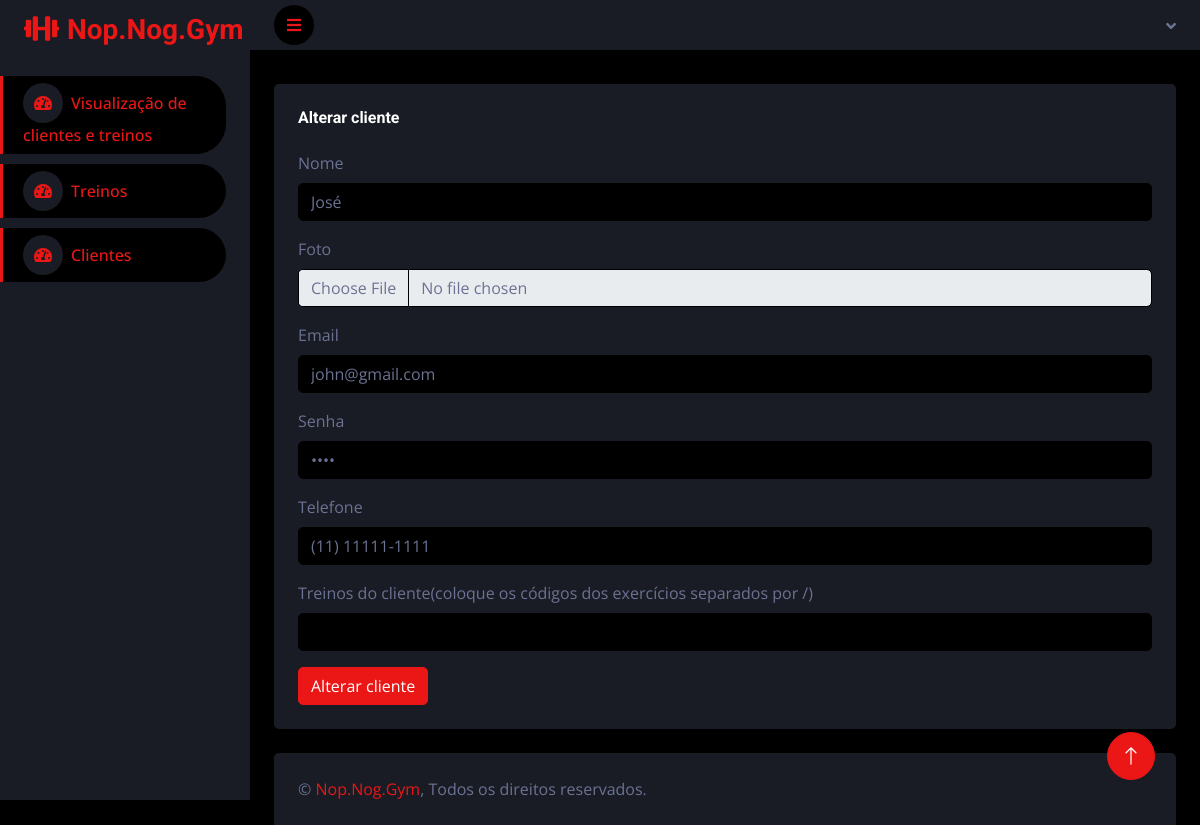
The app's page /Nop-Nog-Gym/personal/pages/alterclients.php?codusu=14 with its own data.
### tables this page shows
CREATE TABLE `tbcliente` (
  `codusu` int(11) UNSIGNED NOT NULL,
  `nome` varchar(60) NOT NULL,
  `email` varchar(120) NOT NULL,
  `senha` varchar(30) NOT NULL,
  `foto` longblob DEFAULT NULL,
  `telefone` varchar(15) NOT NULL
);

### Nop-Nog-Gym/personal/pages/alterclients.php (the view, shortened to what this page needs)
<?php
    $codusu = $_GET['codusu'];
?>
<!DOCTYPE html>
<html lang="en">
<head>
    <link href="https://cdnjs.cloudflare.com/ajax/libs/font-awesome/5.10.0/css/all.min.css" rel="stylesheet">
    <link href="https://cdn.jsdelivr.net/npm/bootstrap-icons@1.4.1/font/bootstrap-icons.css" rel="stylesheet">
    <link href="../../lib/owlcarousel/assets/owl.carousel.min.css" rel="stylesheet">
    <link href="../../lib/tempusdominus/css/tempusdominus-bootstrap-4.min.css" rel="stylesheet" />
    <link href="../../css/bootstrap.min.css" rel="stylesheet">
    <link href="../../css/style.css" rel="stylesheet">
</head>
<body>
    <div class="container-fluid position-relative d-flex p-0">
        <div class="sidebar pe-4 pb-3">
            <nav class="navbar bg-secondary navbar-dark">
                <a href="homeadm.php" class="navbar-brand mx-4 mb-3">
                    <h3 class="text-primary"><i class="fa fa-solid fa-dumbbell me-2"></i>Nop.Nog.Gym</h3>
                </a>
                <div class="navbar-nav w-100" style="margin-bottom: 10px;">
                    <a href="homeadm.php" class="nav-item nav-link active"><i class="fa fa-tachometer-alt me-2"></i>Visualização de clientes e treinos</a>
                </div>
                <div class="navbar-nav w-100">
                    <a href="trainsadmpage.php" class="nav-item nav-link active"><i class="fa fa-tachometer-alt me-2"></i>Treinos</a>
                <div class="navbar-nav w-100" style="margin-top: 10px;">
                    <a href="clientsadmpage.php" class="nav-item nav-link active"><i class="fa fa-tachometer-alt me-2"></i>Clientes</a>
                </div>
            </nav>
        </div>
        <div class="content">
            <nav class="navbar navbar-expand bg-secondary navbar-dark sticky-top px-4 py-0">
                <a href="#" class="sidebar-toggler flex-shrink-0">
                    <i class="fa fa-bars"></i>
                </a>
                <div class="navbar-nav align-items-center ms-auto">
                    <div class="nav-item dropdown">
                        <a href="#" class="nav-link dropdown-toggle" data-bs-toggle="dropdown">
                        </a>
                    </div>
                </div>
            </nav>
            <div class="container-fluid pt-4 px-4">
                <div class="bg-secondary rounded h-100 p-4" style="margin-top: 10px;">
                    <h6 class="mb-4">Alterar cliente</h6>
                    <form method="POST" action="../tests/balterclients.php?codusu=<?php echo $codusu; ?>" enctype="multipart/form-data">
                        <div class="mb-3">
                            <?php
                                include('../../bankconnection/conexaobanco.php');
                                $sql = "select * from tbcliente where codusu = $codusu";
                                $select = $conexao->query($sql);
                                $linha = $select->fetch_array(MYSQLI_ASSOC);
                            ?>
                            <label for="nome" class="form-label">Nome</label>
                            <input type="text" class="form-control" id="nome" name="nome"
                                aria-describedby="emailHelp" value="<?php echo $linha['nome']; ?>">
                        </div>
                        <div class="mb-3">
                            <label for="foto" class="form-label">Foto</label>
                            <input class="form-control" type="file" id="foto" name="foto">
                        </div>
                        <div class="mb-3">
                            <label for="email" class="form-label">Email</label>
                            <input type="email" class="form-control" id="email" name="email"
                                aria-describedby="emailHelp" value="<?php echo $linha['email']; ?>">
                        </div>
                        <div class="mb-3">
                            <label for="senha" class="form-label">Senha</label>
                            <input type="password" class="form-control" id="senha" name="senha"
                                aria-describedby="emailHelp" value="<?php echo $linha['senha']; ?>">
                        </div>
                        <div class="mb-3">
                            <label for="telefone" class="form-label">Telefone</label>
                            <input type="tel" class="form-control" id="telefone" name="telefone"
                                aria-describedby="emailHelp" value="<?php echo $linha['telefone']; ?>">
                        </div>
                        <div class="mb-3">
                            <label for="treinosc" class="form-label">Treinos do cliente(coloque os códigos dos exercícios separados por /)</label>
                            <input type="text" class="form-control" id="treinosc" name="treinosc"
                                aria-describedby="emailHelp">
                        </div>
                        <button type="submit" class="btn btn-primary">Alterar cliente</button>
                    </form>
                </div>
            </div>
            <div class="container-fluid pt-4 px-4">
                <div class="bg-secondary rounded-top p-4">
                    <div class="row">
                        <div class="col-12 col-sm-6 text-center text-sm-start">
                            &copy; <a href="#">Nop.Nog.Gym</a>, Todos os direitos reservados.
                        </div>
                    </div>
                </div>
            </div>
        </div>
        <a href="#" class="btn btn-lg btn-primary btn-lg-square back-to-top"><i class="bi bi-arrow-up"></i></a>
    </div>
</body>
</html>

### Nop-Nog-Gym/css/style.css (style rules this page uses)
:root { --primary: #EB1616; --secondary: #191C24; --light: #6C7293; --dark: #000000; }
.back-to-top { position: fixed; display: none; right: 45px; bottom: 45px; z-index: 99; }
.btn { transition: .5s; }
.btn-lg-square { width: 48px; height: 48px; }
.btn-square, .btn-sm-square, .btn-lg-square { padding: 0; display: inline-flex; align-items: center; justify-content: center; font-weight: normal; border-radius: 50px; }
.sidebar { position: fixed; top: 0; left: 0; bottom: 0; width: 250px; height: 100vh; overflow-y: auto; background: var(--secondary); transition: 0.5s; z-index: 999; }
.content { margin-left: 250px; min-height: 100vh; background: var(--dark); transition: 0.5s; }
@media (min-width: 992px) { .sidebar { margin-left: 0; } }
@media (min-width: 992px) { .content { width: calc(100% - 250px); } }
.sidebar .navbar .navbar-nav .nav-link { padding: 7px 20px; color: var(--light); font-weight: 500; border-left: 3px solid var(--secondary); border-radius: 0 30px 30px 0; outline: none; }
.sidebar .navbar .navbar-nav .nav-link:hover, .sidebar .navbar .navbar-nav .nav-link.active { color: var(--primary); background: var(--dark); border-color: var(--primary); }
.sidebar .navbar .navbar-nav .nav-link i { width: 40px; height: 40px; display: inline-flex; align-items: center; justify-content: center; background: var(--dark); border-radius: 40px; }
.sidebar .navbar .navbar-nav .nav-link:hover i, .sidebar .navbar .navbar-nav .nav-link.active i { background: var(--secondary); }
.content .navbar .navbar-nav .nav-link { margin-left: 25px; padding: 12px 0; color: var(--light); outline: none; }
.content .navbar .sidebar-toggler, .content .navbar .navbar-nav .nav-link i { width: 40px; height: 40px; display: inline-flex; align-items: center; justify-content: center; background: var(--dark); border-radius: 40px; }
.content .navbar .dropdown-toggle::after { margin-left: 6px; vertical-align: middle; border: none; content: "\f107"; font-family: "Font Awesome 5 Free"; font-weight: 900; transition: .5s; }

### records on screen
tbcliente: nome "José", email "john@gmail.com", telefone "(11) 11111-1111"
